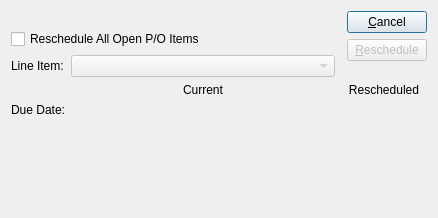
<?xml version="1.0" encoding="UTF-8"?>
<ui version="4.0">
 <comment>This file is part of the xTuple ERP: PostBooks Edition, a free and
open source Enterprise Resource Planning software suite,
Copyright (c) 1999-2019 by OpenMFG LLC, d/b/a xTuple.
It is licensed to you under the Common Public Attribution License
version 1.0, the full text of which (including xTuple-specific Exhibits)
is available at www.xtuple.com/CPAL.  By using this software, you agree
to be bound by its terms.</comment>
 <class>reschedulePoitem</class>
 <widget class="QDialog" name="reschedulePoitem">
  <property name="geometry">
   <rect>
    <x>0</x>
    <y>0</y>
    <width>438</width>
    <height>218</height>
   </rect>
  </property>
  <property name="windowTitle">
   <string>Reschedule Purchase Order Item(s)</string>
  </property>
  <layout class="QGridLayout" name="gridLayout">
   <item row="2" column="0">
    <widget class="QLabel" name="_poitemLit">
     <property name="text">
      <string>Line Item:</string>
     </property>
    </widget>
   </item>
   <item row="0" column="3" rowspan="3" colspan="2">
    <layout class="QVBoxLayout" name="verticalLayout">
     <item>
      <widget class="QPushButton" name="_close">
       <property name="text">
        <string>&amp;Cancel</string>
       </property>
      </widget>
     </item>
     <item>
      <widget class="QPushButton" name="_reschedule">
       <property name="enabled">
        <bool>false</bool>
       </property>
       <property name="text">
        <string>&amp;Reschedule</string>
       </property>
      </widget>
     </item>
     <item>
      <spacer name="Spacer293">
       <property name="orientation">
        <enum>Qt::Vertical</enum>
       </property>
       <property name="sizeType">
        <enum>QSizePolicy::Preferred</enum>
       </property>
       <property name="sizeHint" stdset="0">
        <size>
         <width>20</width>
         <height>16</height>
        </size>
       </property>
      </spacer>
     </item>
    </layout>
   </item>
   <item row="4" column="2" colspan="3">
    <widget class="DLineEdit" name="_new"/>
   </item>
   <item row="5" column="0">
    <spacer name="Spacer295">
     <property name="orientation">
      <enum>Qt::Vertical</enum>
     </property>
     <property name="sizeType">
      <enum>QSizePolicy::Expanding</enum>
     </property>
     <property name="sizeHint" stdset="0">
      <size>
       <width>20</width>
       <height>0</height>
      </size>
     </property>
    </spacer>
   </item>
   <item row="4" column="1">
    <widget class="DLineEdit" name="_current">
     <property name="enabled">
      <bool>false</bool>
     </property>
    </widget>
   </item>
   <item row="0" column="0" colspan="3">
    <widget class="OrderCluster" name="_po">
     <property name="allowedStatuses">
      <set>OrderLineEdit::Open</set>
     </property>
     <property name="allowedTypes">
      <set>OrderLineEdit::Purchase</set>
     </property>
    </widget>
   </item>
   <item row="2" column="1">
    <widget class="XComboBox" name="_poitem">
     <property name="enabled">
      <bool>false</bool>
     </property>
     <property name="sizePolicy">
      <sizepolicy hsizetype="Expanding" vsizetype="Fixed">
       <horstretch>0</horstretch>
       <verstretch>0</verstretch>
      </sizepolicy>
     </property>
    </widget>
   </item>
   <item row="3" column="1">
    <widget class="QLabel" name="_currentLit">
     <property name="text">
      <string>Current</string>
     </property>
     <property name="alignment">
      <set>Qt::AlignCenter</set>
     </property>
    </widget>
   </item>
   <item row="3" column="2" colspan="3">
    <widget class="QLabel" name="_rescheduledLit">
     <property name="text">
      <string>Rescheduled</string>
     </property>
     <property name="alignment">
      <set>Qt::AlignCenter</set>
     </property>
    </widget>
   </item>
   <item row="4" column="0">
    <widget class="QLabel" name="_dueDateLit">
     <property name="text">
      <string>Due Date:</string>
     </property>
     <property name="alignment">
      <set>Qt::AlignRight|Qt::AlignTrailing|Qt::AlignVCenter</set>
     </property>
    </widget>
   </item>
   <item row="1" column="0" colspan="3">
    <widget class="QCheckBox" name="_allItems">
     <property name="text">
      <string>Reschedule All Open P/O Items</string>
     </property>
    </widget>
   </item>
  </layout>
 </widget>
 <layoutdefault spacing="6" margin="11"/>
 <customwidgets>
  <customwidget>
   <class>DLineEdit</class>
   <extends>QWidget</extends>
   <header>datecluster.h</header>
  </customwidget>
  <customwidget>
   <class>OrderCluster</class>
   <extends>QWidget</extends>
   <header>ordercluster.h</header>
  </customwidget>
  <customwidget>
   <class>XComboBox</class>
   <extends>QComboBox</extends>
   <header>xcombobox.h</header>
  </customwidget>
 </customwidgets>
 <tabstops>
  <tabstop>_po</tabstop>
  <tabstop>_allItems</tabstop>
  <tabstop>_poitem</tabstop>
  <tabstop>_new</tabstop>
  <tabstop>_reschedule</tabstop>
  <tabstop>_close</tabstop>
  <tabstop>_current</tabstop>
 </tabstops>
 <includes>
  <include location="global">parameter.h</include>
 </includes>
 <resources/>
 <connections>
  <connection>
   <sender>_close</sender>
   <signal>clicked()</signal>
   <receiver>reschedulePoitem</receiver>
   <slot>reject()</slot>
   <hints>
    <hint type="sourcelabel">
     <x>20</x>
     <y>20</y>
    </hint>
    <hint type="destinationlabel">
     <x>20</x>
     <y>20</y>
    </hint>
   </hints>
  </connection>
  <connection>
   <sender>_po</sender>
   <signal>valid(bool)</signal>
   <receiver>_poitem</receiver>
   <slot>setEnabled(bool)</slot>
   <hints>
    <hint type="sourcelabel">
     <x>20</x>
     <y>20</y>
    </hint>
    <hint type="destinationlabel">
     <x>20</x>
     <y>20</y>
    </hint>
   </hints>
  </connection>
  <connection>
   <sender>_poitem</sender>
   <signal>valid(bool)</signal>
   <receiver>_reschedule</receiver>
   <slot>setEnabled(bool)</slot>
   <hints>
    <hint type="sourcelabel">
     <x>20</x>
     <y>20</y>
    </hint>
    <hint type="destinationlabel">
     <x>20</x>
     <y>20</y>
    </hint>
   </hints>
  </connection>
 </connections>
</ui>
